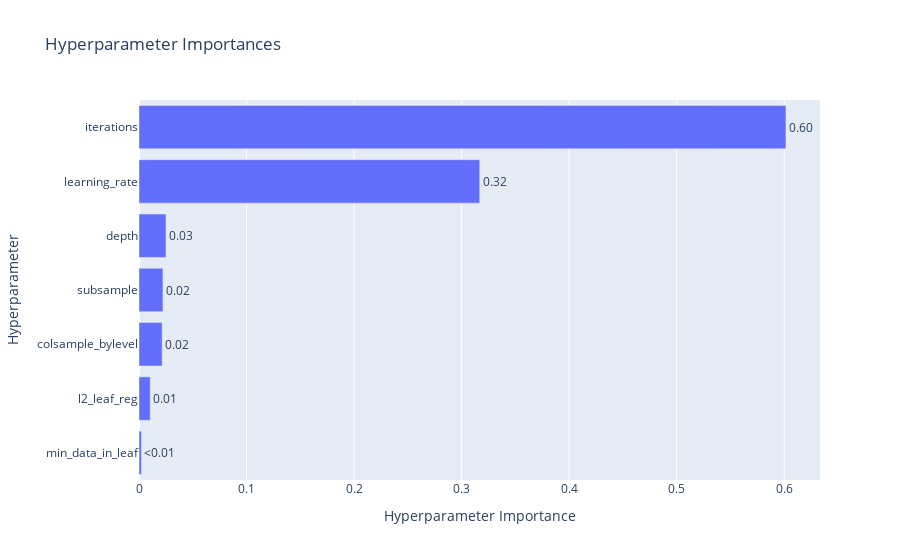

Notebook code cell kept with this figure:
### Code cell
optuna.visualization.plot_param_importances(study_catboost)

### Figure 1 — Plotly figure (JSON) as saved in the notebook; plotly's stock layout.template omitted (floating-point values rounded to 4 significant figures)
{"data": [{"cliponaxis": false, "hovertemplate": ["min_data_in_leaf (IntDistribution): 0.0022632687054938605<extra></extra>", "l2_leaf_reg (FloatDistribution): 0.010410545829526826<extra></extra>", "colsample_bylevel (FloatDistribution): 0.021532073012073306<extra></extra>", "subsample (FloatDistribution): 0.022274729337653437<extra></extra>", "depth (IntDistribution): 0.025090883969131665<extra></extra>", "learning_rate (FloatDistribution): 0.31684403957266155<extra></extra>", "iterations (IntDistribution): 0.6015844595734594<extra></extra>"], "name": "Objective Value", "orientation": "h", "text": ["<0.01", "0.01", "0.02", "0.02", "0.03", "0.32", "0.60"], "textposition": "outside", "type": "bar", "x": [0.002263, 0.01041, 0.02153, 0.02227, 0.02509, 0.3168, 0.6016], "y": ["min_data_in_leaf", "l2_leaf_reg", "colsample_bylevel", "subsample", "depth", "learning_rate", "iterations"]}], "layout": {"title": {"text": "Hyperparameter Importances"}, "xaxis": {"title": {"text": "Hyperparameter Importance"}}, "yaxis": {"title": {"text": "Hyperparameter"}}}}
